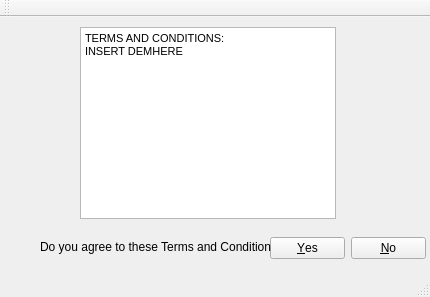
<?xml version="1.0" encoding="UTF-8"?>
<ui version="4.0">
 <class>MainWindow</class>
 <widget class="QMainWindow" name="MainWindow">
  <property name="geometry">
   <rect>
    <x>0</x>
    <y>0</y>
    <width>430</width>
    <height>297</height>
   </rect>
  </property>
  <property name="windowTitle">
   <string>ePro installer</string>
  </property>
  <widget class="QWidget" name="centralWidget">
   <widget class="QDialogButtonBox" name="buttonBox">
    <property name="geometry">
     <rect>
      <x>270</x>
      <y>220</y>
      <width>156</width>
      <height>23</height>
     </rect>
    </property>
    <property name="standardButtons">
     <set>QDialogButtonBox::No|QDialogButtonBox::Yes</set>
    </property>
   </widget>
   <widget class="QLabel" name="label">
    <property name="geometry">
     <rect>
      <x>40</x>
      <y>220</y>
      <width>231</width>
      <height>20</height>
     </rect>
    </property>
    <property name="text">
     <string>Do you agree to these Terms and Conditions?</string>
    </property>
   </widget>
   <widget class="QTextBrowser" name="textBrowser">
    <property name="geometry">
     <rect>
      <x>80</x>
      <y>10</y>
      <width>256</width>
      <height>192</height>
     </rect>
    </property>
    <property name="html">
     <string>&lt;!DOCTYPE HTML PUBLIC &quot;-//W3C//DTD HTML 4.0//EN&quot; &quot;http://www.w3.org/TR/REC-html40/strict.dtd&quot;&gt;
&lt;html&gt;&lt;head&gt;&lt;meta name=&quot;qrichtext&quot; content=&quot;1&quot; /&gt;&lt;style type=&quot;text/css&quot;&gt;
p, li { white-space: pre-wrap; }
&lt;/style&gt;&lt;/head&gt;&lt;body style=&quot; font-family:'MS Shell Dlg 2'; font-size:8.25pt; font-weight:400; font-style:normal;&quot;&gt;
&lt;p style=&quot; margin-top:0px; margin-bottom:0px; margin-left:0px; margin-right:0px; -qt-block-indent:0; text-indent:0px;&quot;&gt;TERMS AND CONDITIONS:&lt;/p&gt;
&lt;p style=&quot; margin-top:0px; margin-bottom:0px; margin-left:0px; margin-right:0px; -qt-block-indent:0; text-indent:0px;&quot;&gt;INSERT DEMHERE&lt;/p&gt;&lt;/body&gt;&lt;/html&gt;</string>
    </property>
   </widget>
  </widget>
  <widget class="QMenuBar" name="menuBar">
   <property name="geometry">
    <rect>
     <x>0</x>
     <y>0</y>
     <width>430</width>
     <height>21</height>
    </rect>
   </property>
  </widget>
  <widget class="QToolBar" name="mainToolBar">
   <attribute name="toolBarArea">
    <enum>TopToolBarArea</enum>
   </attribute>
   <attribute name="toolBarBreak">
    <bool>false</bool>
   </attribute>
  </widget>
  <widget class="QStatusBar" name="statusBar"/>
 </widget>
 <layoutdefault spacing="6" margin="11"/>
 <resources/>
 <connections/>
</ui>
